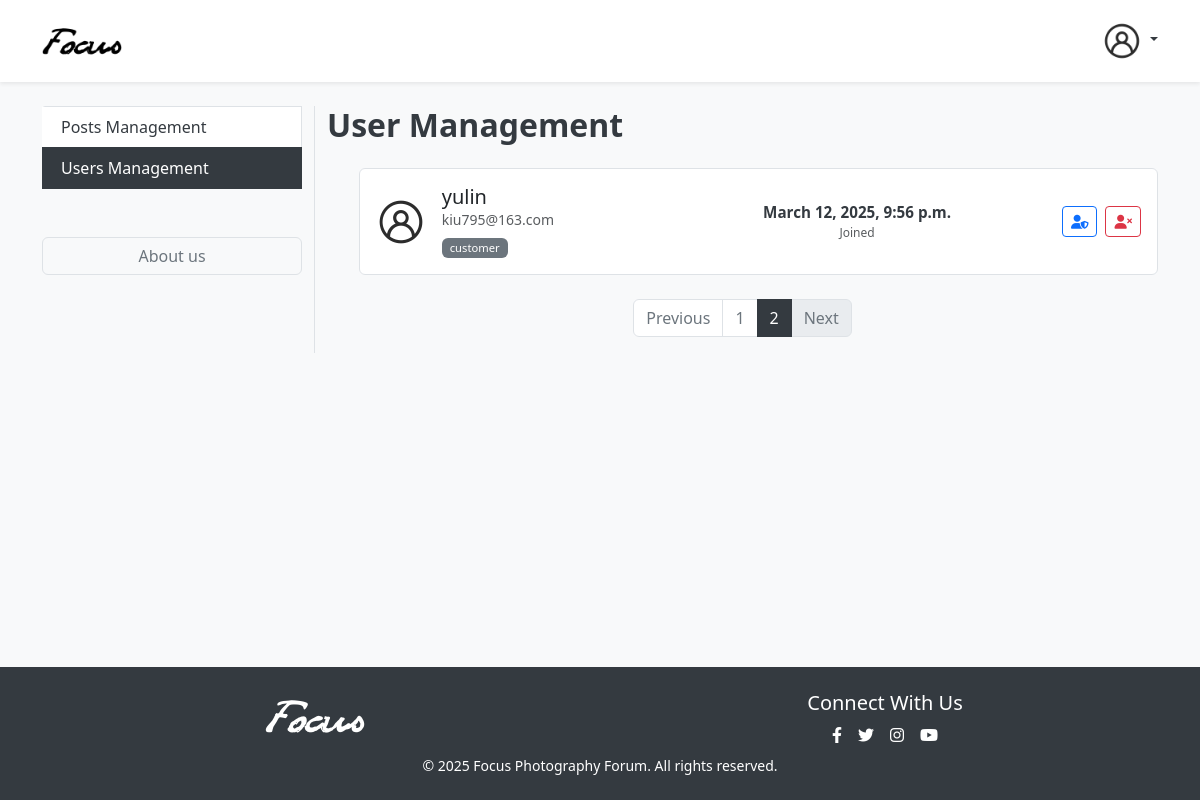
The page /manager/users/?page=2 on the database its author committed.
### users/models.py (models this page shows, shortened)
class CustomUser(AbstractUser):
    class Type(models.TextChoices):
        CUSTOMER = ('customer', _('Customer'))
        MANAGER = ('manager', _('Manager'))
        VISITOR = ('visitor', _('Visitor'))
    type = models.CharField(max_length=20, choices=Type.choices)

### manager/views.py (the view)
# urls.py: path('users/', views.manage_user, name='manage_users'),
def manage_user(request):
    context_dict = {}
    try:
        user_list = CustomUser.objects.all()
        paginator = Paginator(user_list, 2)
        page = request.GET.get('page')
        try:
            users = paginator.page(page)
        except PageNotAnInteger:
            users = paginator.page(1)
        except EmptyPage:
            users = paginator.page(paginator.num_pages)
        context_dict['users'] = users
        context_dict['paginator'] = paginator
    except CustomUser.DoesNotExist:
        context_dict['users'] = None
    return render(request, 'managers/manager_users.html', context=context_dict)

### templates/managers/manager_users.html (shortened to what this page needs)
<!DOCTYPE html>
{%load static%}
<!DOCTYPE html>
<html lang="en">
    <head>
        <link
            href="https://cdnjs.cloudflare.com/ajax/libs/bootstrap/5.3.0/css/bootstrap.min.css"
            rel="stylesheet"
        />
        <link
            href="https://cdnjs.cloudflare.com/ajax/libs/font-awesome/6.4.0/css/all.min.css"
            rel="stylesheet"
        />
        <link href="/static/css/common.css" rel="stylesheet" />
        <link href="/static/css/admin-users.css" rel="stylesheet" />
    </head>
    <body>
        <nav
            class="navbar navbar-expand-lg navbar-light bg-white py-3 shadow-sm"
        >
            <div class="container">
                <a class="navbar-brand" href="/index.html"
                    ><img src="/static/img/Logo1.png" alt="Focus Logo"
                /></a>
                <div class="d-flex align-items-center">
                    <div class="nav-item dropdown">
                        <a
                            href="#"
                            class="nav-link dropdown-toggle"
                            id="profileDropdown"
                            role="button"
                            data-bs-toggle="dropdown"
                            aria-expanded="false"
                        >
                            <img
                                src="/static/img/default-user.png"
                                alt="Profile"
                                class="avatar"
                            />
                        </a>
                    </div>
                </div>
            </div>
        </nav>
        <div class="container py-4">
            <div class="row">
                <div class="col-md-3 category-nav">
                    <div class="list-group mb-4">
                        <a
                            href="/manager/posts/"
                            class="list-group-item list-group-item-action"
                            >Posts Management</a
                        >
                        <a
                            href="/manager/users/"
                            class="list-group-item list-group-item-action active"
                            >Users Management</a
                        >
                    </div>
                    <div class="mt-5">
                        <a
                            href="/manager/"
                            class="btn btn-outline-secondary w-100"
                            >About us</a
                        >
                    </div>
                </div>
                <div class="col-md-9">
                    <div
                        class="d-flex justify-content-between align-items-center mb-4"
                    >
                        <h2 class="mb-0">User Management</h2>
                    </div>
                    <div class="users-list">
                        {%if users%}
                        <ul>
                            {%for user in users%}
                            <div class="card mb-3 user-item">
                                <div class="card-body">
                                    <div class="row align-items-center">
                                        {% if user.user_profile.avatar %}
                                        <div class="col-md-1 text-center">
                                            <img
                                            src="{{user.user_profile.avatar.url}}"
                                            class="user-avatar rounded-circle"
                                            alt="User avatar"
                                            />
                                        </div>
                                        {% else %}
                                        <div class="col-md-1 text-center">
                                            <img
                                            src="\static\img\default-user.png"
                                            class="user-avatar rounded-circle"
                                            alt="User avatar"
                                            />
                                        </div>
                                        {% endif %}
                                        <div class="col-md-4">
                                            <h5 class="card-title mb-0">
                                                {{user.username}}
                                            </h5>
                                            <p
                                                class="card-text text-muted small mb-0"
                                            >
                                                {{user.email}}
                                            </p>
                                            {% if user.type == 'manager' %}
                                            <span
                                                class="badge bg-primary role-badge"
                                                >{{user.type}}</span
                                            >
                                            {% else %}
                                            <span
                                                class="badge bg-secondary role-badge"
                                                >{{user.type}}</span
                                            >
                                            {% endif %}
                                        </div>
                                        <div class="col-md-5">
                                            <div
                                                class="user-stats d-flex justify-content-around text-center"
                                            >
                                                <div class="stat-item">
                                                    <div class="stat-value">
                                                        {{user.date_joined}}
                                                    </div>
                                                    <div
                                                        class="stat-label small text-muted"
                                                    >
                                                        Joined
                                                    </div>
                                                </div>
                                            </div>
                                        </div>
                                        <div
                                            class="col-md-2 d-flex justify-content-end"
                                            >
                                            {% if user.type == 'manager' %}
                                            <a
                                                href="/manager/user-upgrade/{{user.id}}/"
                                                class="btn btn-outline-secondary me-2 btn-sm"
                                                title="Remove Admin"
                                                data-action="make-admin"
                                            >
                                                <i class="fas fa-user-shield"></i>
                                            </a>
                                            {% else %}
                                            <a
                                                href="/manager/user-upgrade/{{user.id}}/"
                                                class="btn btn-outline-primary me-2 btn-sm"
                                                title="Make Admin"
                                                data-action="make-admin"
                                            >
                                                <i class="fas fa-user-shield"></i>
                                            </a>
                                            {% endif %}
                                            <button
                                                class="btn btn-outline-danger btn-sm delete-user-button"
                                                data-action="delete"
                                                data-bs-toggle="modal"
                                                data-bs-target="#deleteUserModal"
                                                data-user-id="{{user.id}}"
                                                title="delete user"
                                            >
                                                <i class="fas fa-user-times"></i>
                                            </button>
                                        </div>
                                    </div>
                                </div>
                            </div>
                            {% endfor %}
                        </ul>
                        {% else %}
                        <strong>Dear Manager. No users in the list.</strong>
                        {% endif %}
                    </div>
                    <nav aria-label="Page navigation" class="mt-4">
                        <ul class="pagination justify-content-center">
                            {% if users.has_previous %}
                            <li class="page-item">
                                <a
                                    class="page-link"
                                    href="?page={{ users.previous_page_number }}"
                                    tabindex="-1"
                                    >Previous</a
                                >
                            </li>
                            {%else%}
                            <li class="page-item disabled">
                                <a class="page-link" href="#" tabindex="-1" aria-disabled="true">Previous</a>
                            </li>
                            {%endif%}
                            {% for num in users.paginator.page_range %}
                            {% if users.number == num %}
                            <li class="page-item active">
                                <a class="page-link" href="#">{{ num }}</a>
                            </li>
                            {% else %}
                            <li class="page-item">
                                <a class="page-link" href="?page={{ num }}">{{ num }}</a>
                            </li>
                            {% endif %}
                            {% endfor %}
                            {% if users.has_next %}
                            <li class="page-item">
                                <a class="page-link" href="?page={{ users.next_page_number }}">Next</a>
                            </li>
                            {% else %}
                            <li class="page-item disabled">
                                <a class="page-link" href="#">Next</a>
                            </li>
                            {% endif %}
                        </ul>
                    </nav>
                </div>
            </div>
        </div>
        <footer class="footer text-center">
            <div class="container">
                <div class="row">
                    <div class="col-md-6">
                        <img src="/static/img/Logo2.png" alt="Logo" class="logo" />
                    </div>
                    <div class="col-md-6">
                        <h5>Connect With Us</h5>
                        <div class="d-flex justify-content-center">
                            <a href="#" class="text-white mx-2"
                                ><i class="fab fa-facebook-f"></i
                            ></a>
                            <a href="#" class="text-white mx-2"
                                ><i class="fab fa-twitter"></i
                            ></a>
                            <a href="#" class="text-white mx-2"
                                ><i class="fab fa-instagram"></i
                            ></a>
                            <a href="#" class="text-white mx-2"
                                ><i class="fab fa-youtube"></i
                            ></a>
                        </div>
                    </div>
                </div>
                <div class="mt-2">
                    <p class="small mb-0">
                        © 2025 Focus Photography Forum. All rights reserved.
                    </p>
                </div>
            </div>
        </footer>
    </body>
</html>

### static/css/common.css (style rules this page uses)
html, body { min-height: 100vh; margin: 0; padding: 0; }
body { display: flex; flex-direction: column; min-height: 100vh; font-family: 'Segoe UI', Tahoma, Geneva, Verdana, sans-serif; background-color: #f8f9fa; }
.container.py-4, .container.py-5 { flex: 1 0 auto; }
.navbar-brand img { max-width: 120px; max-height: 40px; height: auto; width: auto; object-fit: contain; transition: all 0.3s ease; }
.nav-link { color: #343a40; transition: all 0.3s; }
.avatar { width: 40px; height: 40px; border-radius: 50%; object-fit: cover; }
.category-nav { border-right: 1px solid #dee2e6; }
.list-group-item { color: #343a40; transition: all 0.3s ease; border-radius: 0 !important; border-left: 3px solid transparent; cursor: pointer; }
.list-group-item.active { background-color: #343a40; border-color: #343a40; border-left-color: #0d6efd; font-weight: 500; }
.card { transition: transform 0.3s, box-shadow 0.3s; margin-bottom: 1rem; border: 1px solid #dee2e6; cursor: pointer; }
h2 { color: #343a40; font-weight: 600; margin-bottom: 1.5rem; }
.btn-outline-secondary { color: #6c757d; border-color: #dee2e6; transition: all 0.3s ease; }
a { color: #0d6efd; transition: all 0.2s ease; }
.pagination .page-link { color: #6c757d; border-color: #dee2e6; transition: all 0.2s ease; }
.pagination .page-item.active .page-link { background-color: #343a40; border-color: #343a40; color: white; }
.footer { margin-top: auto; background-color: #343a40; color: white; padding: 1.5rem 0; width: 100%; }
.footer .logo { max-width: 100px; max-height: 100px; width: auto; height: auto; object-fit: contain; display: block; margin-right: auto; margin-left: auto; }

### static/css/admin-users.css (style rules this page uses)
html, body { min-height: 100vh; margin: 0; padding: 0; }
body { display: flex; flex-direction: column; min-height: 100vh; font-family: 'Segoe UI', Tahoma, Geneva, Verdana, sans-serif; background-color: #f8f9fa; }
.container.py-4 { flex: 1 0 auto; }
h2 { color: #343a40; font-weight: 600; margin-bottom: 0; }
.user-item { transition: all 0.3s ease; border: 1px solid #dee2e6; margin-bottom: 1rem; }
.user-avatar { width: 50px; height: 50px; object-fit: cover; }
.role-badge { font-size: 0.7rem; font-weight: 500; padding: 0.25rem 0.5rem; margin-top: 0.5rem; display: inline-block; }
.user-stats { padding: 0.5rem 0; }
.stat-value { font-weight: 600; color: #343a40; font-size: 0.95rem; }
.stat-label { font-size: 0.75rem; color: #6c757d; }
.users-list .user-item { animation: fadeIn 0.5s ease-out; animation-fill-mode: both; }
.list-group-item.active { background-color: #343a40; border-color: #343a40; }
.footer { margin-top: auto; background-color: #343a40; color: white; padding: 1.5rem 0; width: 100%; }
.footer .logo { max-width: 100px; max-height: 100px; width: auto; height: auto; object-fit: contain; display: block; margin-right: auto; margin-left: auto; }
.pagination .page-link { color: #6c757d; border-color: #dee2e6; transition: all 0.2s ease; }
.pagination .page-item.active .page-link { background-color: #343a40; border-color: #343a40; color: white; }

### rows shown on the page
CustomUser: username "yulin", email "kiu795@163.com", type "customer", date_joined "March 12, 2025, 9:56 p.m."

### other values the page prints
{{ num }} "1"
{{ num }} "2"
